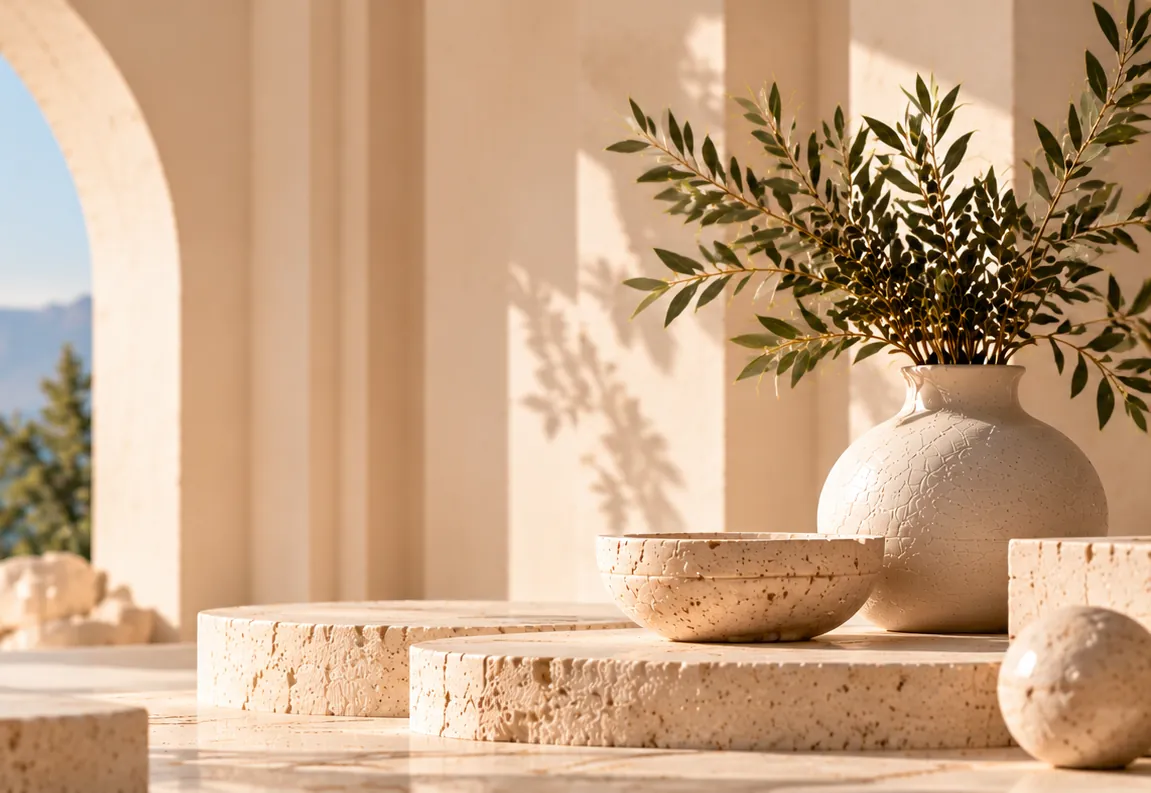
#> input picture assets/best-bg-mobile.webp, 1151 x 793 px, given in place of g1.webp, which was not available
$ python sizes.py
#> lines starting #> are read from the running program, lines starting #| are printed output that depends on the picture
# ===================== Maison Meka — smaller copies ===================== #
# Writes assets/sm/<name>-<width>.webp for the photos the home page shows
# small (Instagram tiles, client photos, the tea-set card). The pages list
# them in srcset, so a phone downloads a copy sized for its screen while a
# large screen still gets the original.
#
#   python tools/sizes.py

import os
from PIL import Image

ROOT = os.path.dirname(os.path.dirname(os.path.abspath(__file__)))
A = os.path.join(ROOT, 'assets')
OUT = os.path.join(A, 'sm')
JOBS = {**{f'g{n}': (300, 600) for n in range(1, 6)},
        **{f'rev{n}': (300, 600) for n in range(1, 8)},
        'c-teaset-plate': (440,)}

os.makedirs(OUT, exist_ok=True)
for name, widths in JOBS.items():
    im = Image.open(os.path.join(A, name + '.webp'))
#> im is the input picture: PIL image 1151x793 RGB; mean R, G, B 197.2, 163, 131.4
    im.load()
    for w in widths:
        h = round(im.height * w / im.width)
        im.resize((w, h), Image.LANCZOS).save(os.path.join(OUT, f'{name}-{w}.webp'), 'WEBP', quality=84, method=6)
#> this loop made 2 passes
#> pass 1, `im.resize((w, h), Image.LANCZOS).save(os.path.join(OUT, f'{name}-{w}.w..`:
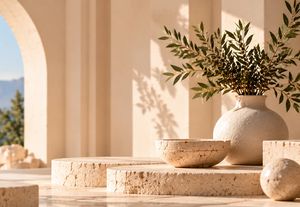
#> saved as g1-300.webp: PIL image 300x207 RGB; mean R, G, B 197.1, 163, 131.5
#> pass 2 of the loop `for name, widths in JOBS.items():`:
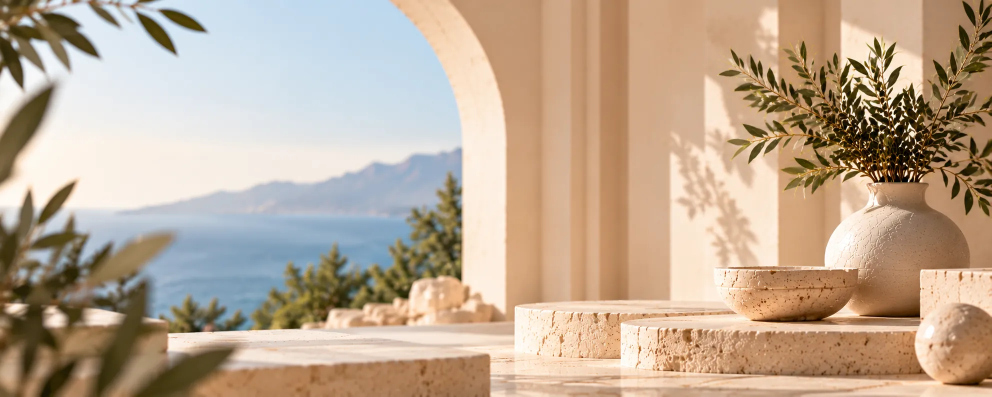
#> input picture assets/best-bg.webp, 1983 x 793 px, given in place of g2.webp, which was not available (shown at 1/2 size)
#> im is the input picture: PIL image 1983x793 RGB; mean R, G, B 189.6, 168.8, 147.6
#> the loop `for w in widths:` made 2 passes
#> pass 1, `im.resize((w, h), Image.LANCZOS).save(os.path.join(OUT, f'{name}-{w}.w..`:
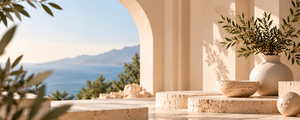
#> saved as g2-300.webp: PIL image 300x120 RGB; mean R, G, B 189.6, 168.8, 147.6
#> pass 2, `im.resize((w, h), Image.LANCZOS).save(os.path.join(OUT, f'{name}-{w}.w..`:
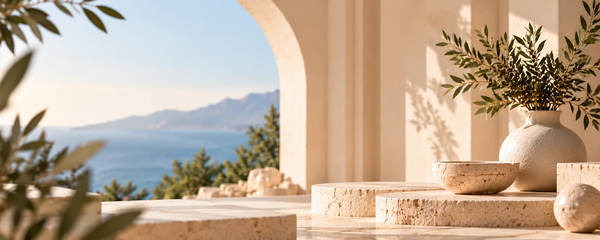
#> saved as g2-600.webp: PIL image 600x240 RGB; mean R, G, B 189.6, 168.8, 147.6
#> (the run stopped early here; a loop or call above may not have finished)
